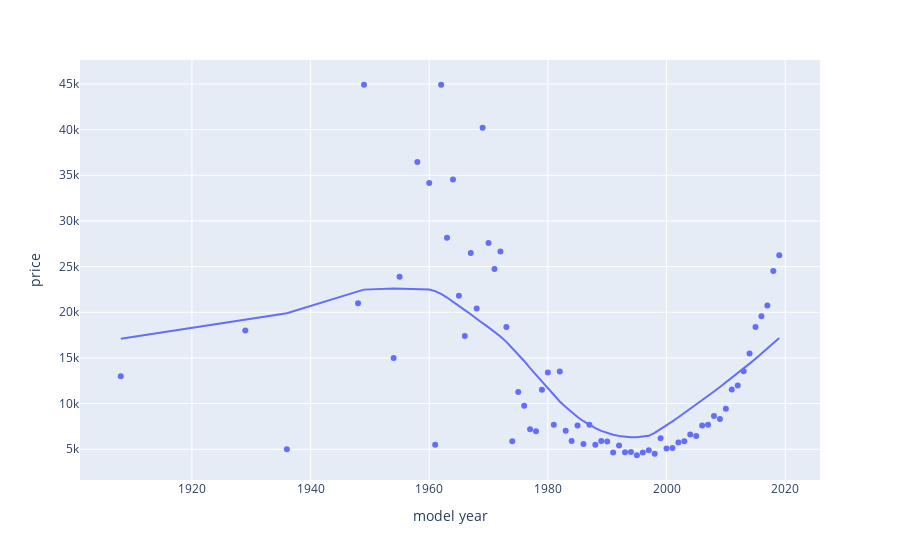

Notebook cell for this chart:
### Code cell
fig = px.scatter(model_year_df, y = 'mean', trendline = 'lowess')
fig.update_layout(
    xaxis_title = 'model year',
    yaxis_title = 'price'
)
fig.show()
